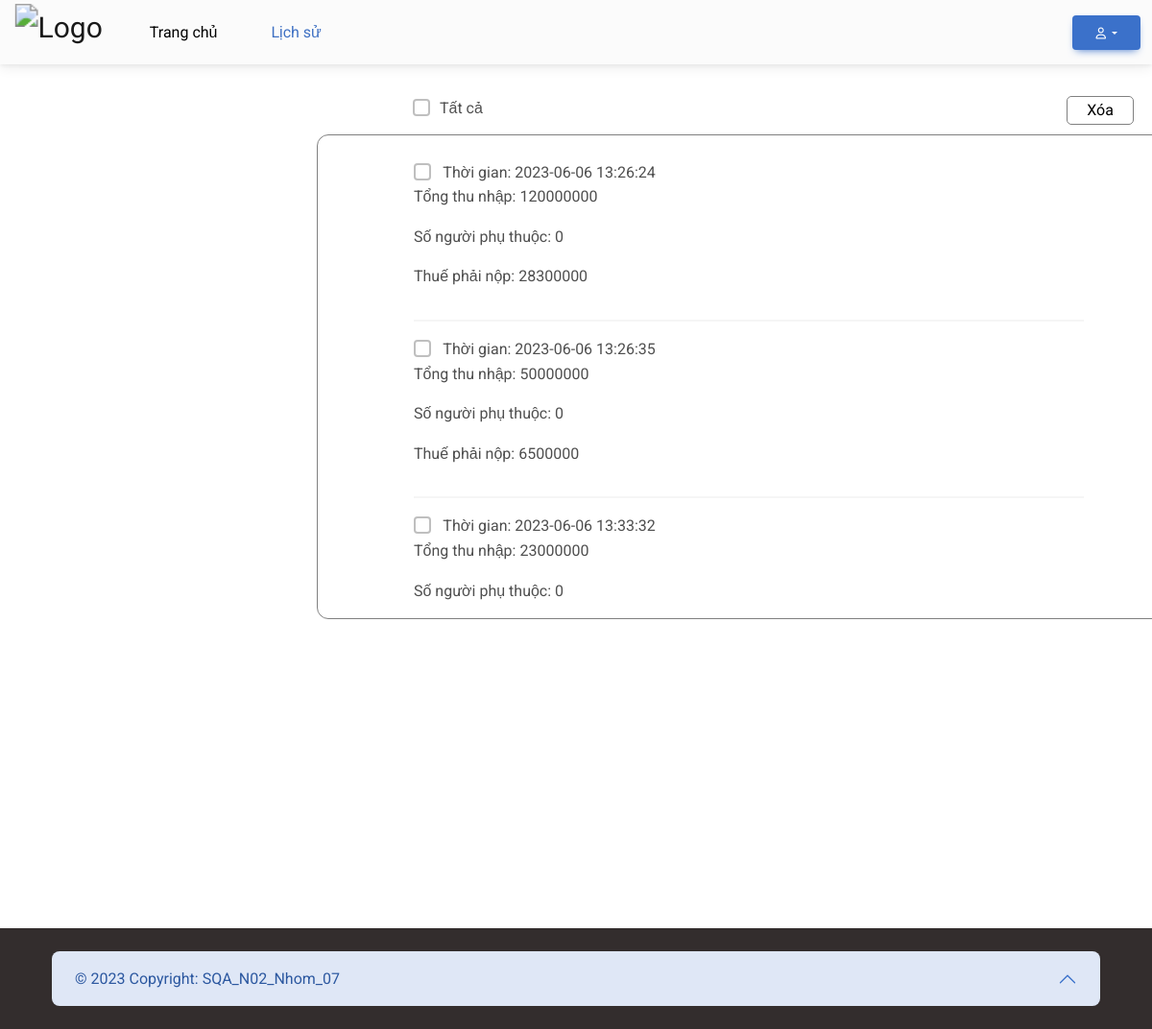
The app's page /lichsu.php (signed in) with its own data.
### tables this page shows
CREATE TABLE `history` (
  `id` int(11) NOT NULL,
  `customer_id` int(11) NOT NULL,
  `tongthunhap` int(100) NOT NULL,
  `songuoiphuthuoc` int(100) NOT NULL,
  `thuephainop` int(100) NOT NULL,
  `thoigian` datetime NOT NULL
);

### lib/database.php (called while the page is built, shortened)
<?php
class Database
{
  public $host   = DB_HOST;
  public $user   = DB_USER;
  public $pass   = DB_PASS;
  public $dbname = DB_NAME;
  public $link;
  private function connectDB()
  {
    $this->link = new mysqli(
      $this->host,
      $this->user,
      $this->pass,
      $this->dbname
    );
  }
  public function select($query)
  {
    $result = $this->link->query($query) or
      die($this->link->error . __LINE__);
    if ($result->num_rows > 0) {
      return $result;
    } else {
      return false;
    }
  }
}

### lib/session.php (called while the page is built, shortened)
<?php
class Session
{
  public static function get($key)
  {
    if (isset($_SESSION[$key])) {
      return $_SESSION[$key];
    } else {
      return false;
    }
  }
}

### classes/lichsu.php (called while the page is built, shortened)
<?php
include 'lib/database.php';
?>
<?php
class Lichsu
{
  private $db;
  public function __construct()
  {
    $this->db = new Database();
  }
  public function getid($email)
  {
    $query = "SELECT `id` FROM `customer` WHERE customer.email = '$email' ";
    $result = $this->db->select($query);
    if ($result) {
      $row = $result->fetch_assoc();
      return $row['id'];
    } else {
      return null;
    }
  }
  public function data()
  {
    $email = Session::get('customer_email');
    $id = $this->getid($email);
    $sql = "SELECT `id`, `customer_id`, `tongthunhap`, `songuoiphuthuoc`, `thuephainop`, `thoigian` FROM `history` WHERE history.customer_id = $id";
    $result = $this->db->select($sql);
    return $result;
  }
}
?>

### lichsu.php (the view, shortened to what this page needs)
<?php
include 'lib/session.php';
include 'classes/lichsu.php';
$class = new Lichsu();
$data = $class->data();
?>
<!DOCTYPE html>
<html lang="en">
<head>
  <link rel="stylesheet" href="https://cdnjs.cloudflare.com/ajax/libs/font-awesome/6.0.0/css/all.min.css" />
  <link rel="stylesheet" href="css/mdb.min.css" />
  <link rel="stylesheet" href="lichsu.css" />
</head>
<body>
  <div class="nhom7">
    <nav class="nhom7-header navbar navbar-expand-lg navbar-light bg-light">
      <div class="container-fluid">
        <div class="collapse navbar-collapse" id="navbarSupportedContent">
          <a class="navbar-brand mt-2 mt-lg-0" href="user.php">
            <img src="https://gudlogo.com/wp-content/uploads/2019/05/logo-chim-cu-meo-16-300x225.jpg" height="40" alt="Logo" loading="lazy" style="transform: scale(1.5); padding-left: 15px" />
          </a>
          <ul class="navbar-nav mb-2 mb-lg-0">
            <li class="nav-item">
              <a class="nav-link" href="user.php">Trang chủ</a>
            </li>
          </ul>
          <ul class="navbar-nav mb-2 mb-lg-0">
            <li class="nav-item">
              <a class="nav-link" href="lichsu.php" style="color: rgb(62, 112, 195)">Lịch sử</a>
            </li>
          </ul>
        </div>
        <div class="dropdown">
          <button class="btn btn-primary dropdown-toggle" type="button" id="dropdownMenuButton" data-mdb-toggle="dropdown" aria-expanded="false">
            <i class="fa-regular fa-user fa-beat"></i>
          </button>
        </div>
      </div>
  </div>
  <div class="nhom7-content">
    <div class="danhsach-header">
      <div class="aaa">
        <input type="checkbox" class="form-check-input" id="masterCheckbox" />
        <label for="masterCheckbox">Tất cả</label>
      </div>
      <form action="" method="post">
        <button type="submit" name="submitForm1">Xóa</button>
      </form>
    </div>
    <div class="nhom7-content-danhsach">
      <div class="list-group list-group-light">
        <?php if (!empty($data)) { ?>
          <?php foreach ($data as $key => $value) { ?>
            <li class="list-group-item">
              <input class="form-check-input" type="checkbox" value="<?php echo $value["id"] ?>" id="<?php echo $value["id"] ?>" />
              <label class="form-check-label" for="<?php echo $value["id"] ?>">Thời gian:
                <?php echo $value["thoigian"] ?></label>
              <p>Tổng thu nhập: <?php echo $value["tongthunhap"] ?></p>
              <p>Số người phụ thuộc: <?php echo $value["songuoiphuthuoc"] ?></p>
              <p>Thuế phải nộp: <?php echo $value["thuephainop"] ?></p>
            </li>
          <?php } ?>
        <?php } else { ?>
          <p>Không có dữ liệu.</p>
        <?php } ?>
      </div>
    </div>
  </div>
  <footer class="bg-dark text-center text-white">
    <div class="container p-4">
      <div class="accordion accordion-borderless" id="accordionFlushExampleX">
        <div class="accordion-item">
          <h2 class="accordion-header" id="flush-headingOneX">
            <button class="accordion-button" type="button" data-mdb-toggle="collapse" data-mdb-target="#flush-collapseOneX" aria-expanded="true" aria-controls="flush-collapseOneX">
              © 2023 Copyright: SQA_N02_Nhom_07
            </button>
          </h2>
        </div>
      </div>
    </div>
  </footer>
</body>
</html>

### lichsu.css (style rules this page uses)
.nhom7 { display: block; }
.nhom7-header { position: fixed; width: 100%; }
.nhom7-content { padding: 100px 100px 30px 330px; }
.nhom7-content-danhsach { padding: 10px 100px 10px 100px; width: 900px; height: 505px; overflow: scroll; border-radius: 12px; border: 1px solid gray; }
.nav-link { color: black; }
a.nav-link { margin-left: 40px; }
footer { position: fixed; bottom: 0; width: 100%; }
.danhsach-header { width: 751px; display: flex; margin-left: 100px; margin-bottom: 10px; justify-content: space-between; }
.danhsach-header button { background-color: rgb(255, 255, 255); border: 1px solid gray; color: rgb(0, 0, 0); border-radius: 5px; width: 70px; }

### lichsu.php (style rules this page uses)
.navbar { --mdb-navbar-hover-color: rgb(62, 112, 195); }

### records on screen
history: thoigian "2023-06-06 13:26:24", tongthunhap "120000000", songuoiphuthuoc "0", thuephainop "28300000"
history: thoigian "2023-06-06 13:26:35", tongthunhap "50000000", songuoiphuthuoc "0", thuephainop "6500000"
history: thoigian "2023-06-06 13:33:32", tongthunhap "23000000", songuoiphuthuoc "0"
